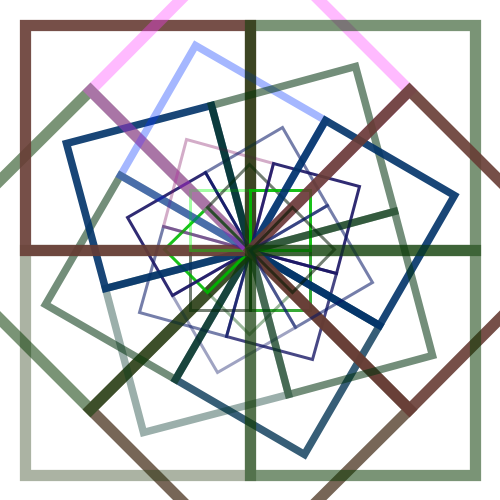
Frame 1 (no input)
Frame 60 (the mouse pressed at the canvas centre just before this capture): identical to frame 1, image omitted
Frame 120 (the mouse held since frame 60 and released just before this capture): identical to frame 1, image omitted

The Processing sketch that drew this single still picture (run headless with seeded random() and noise(); from frame 60 on, the mouse is pressed at the canvas centre):

// Processing sketch: processing_60483
// ── processing_60483.pde

void setup() {
  size(500, 500);
  smooth();
  noFill();
}

void draw() {
  background(255);
  translate(width/2, height/2);

  rect3(200, 20, 12, 3, 200);
  rotate(radians(45));
  rect3(100, 20, 12, 3, 100);
  rotate(radians(45));
  rect3(30, 20, 12, 3, 140);
  rotate(radians(45));
  rect3(255, 20, 12, 3, 230);
  rotate(radians(45));
  rect3(1300, 20, 12, 3, 90);
  rotate(radians(45));
  rect3(30, 20, 12, 3, 140);
  rotate(radians(45));
  rect3(255, 20, 12, 3, 230);
  rotate(radians(45));
  rect3(30, 20, 12, 3, 140);
}


void rect3(int rcolor, int rsize, int rrotate, int rscale, int ralpha) {
  pushMatrix();

  randomSeed(1);
  scale(rscale); 

  stroke(0, random(rcolor), 0, ralpha);
  rect(0, 0, rsize, rsize);

  rotate(PI/rrotate); 
  stroke(random(rcolor), 20, 100, ralpha);
  rect(0, 0, rsize+10, rsize+10);

  rotate(PI/rrotate);
  scale(rscale-0.5); 
  stroke(0, 50, random(rcolor), ralpha);
  rect(0, 0, rsize, rsize);

  rotate(PI/rrotate); 
  scale(rscale-1.5);
  stroke(random(rcolor), 60, random(rcolor), ralpha);
  rect(0, 0, rsize, rsize);
  
  popMatrix();

}
